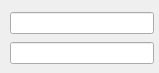
<?xml version="1.0" encoding="UTF-8"?>
<ui version="4.0">
 <class>Form</class>
 <widget class="QWidget" name="Form">
  <property name="geometry">
   <rect>
    <x>0</x>
    <y>0</y>
    <width>159</width>
    <height>73</height>
   </rect>
  </property>
  <property name="windowTitle">
   <string>Form</string>
  </property>
  <widget class="QWidget" name="verticalLayoutWidget">
   <property name="geometry">
    <rect>
     <x>10</x>
     <y>10</y>
     <width>144</width>
     <height>58</height>
    </rect>
   </property>
   <layout class="QGridLayout" name="gridLayout">
    <item row="0" column="0">
     <widget class="QLineEdit" name="errorTitle"/>
    </item>
    <item row="1" column="0">
     <widget class="QLineEdit" name="errorCode"/>
    </item>
   </layout>
  </widget>
 </widget>
 <resources/>
 <connections/>
</ui>
